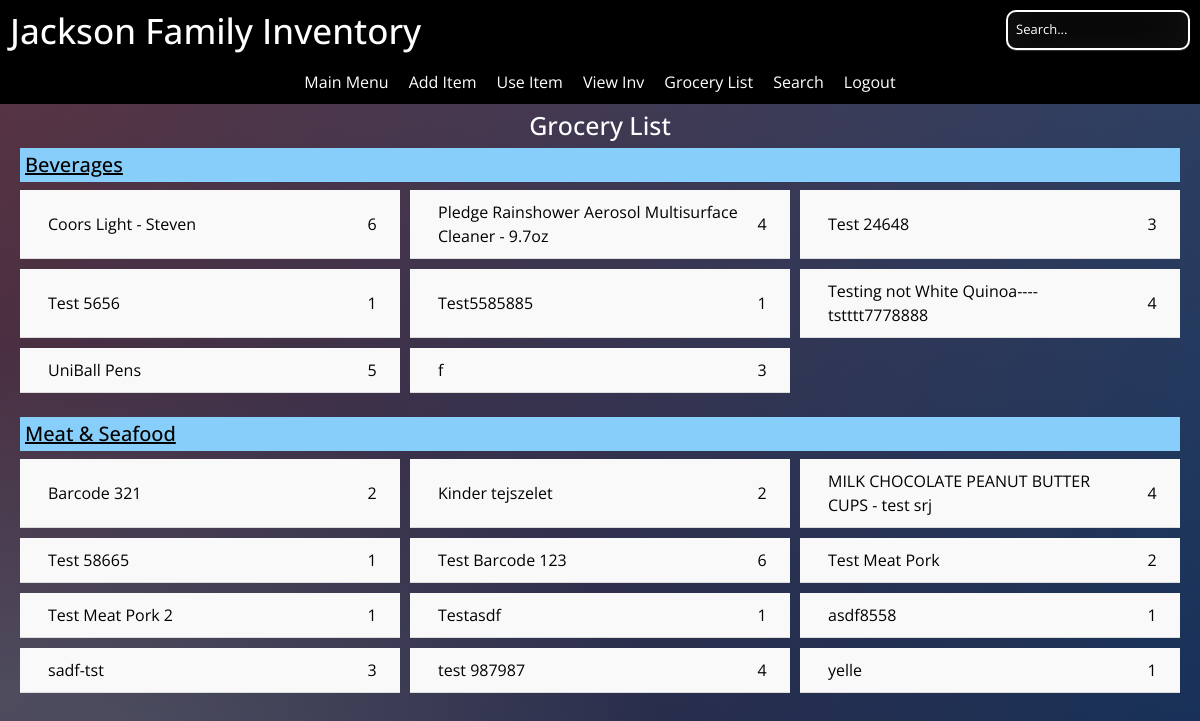
The page /grocery_list (signed in) on the database its author committed.
### JacksonInventory/models.py (models this page shows)
class Item(db.Model):
    id = db.Column(db.Integer(), primary_key=True)
    barcode = db.Column(db.String(length=40), nullable=False, unique=True)
    productname = db.Column(db.String(length=150), nullable=False, unique=True)
    qty = db.Column(db.Integer())
    minqty = db.Column(db.Integer())
    productimage = db.Column(db.String(200))
    category_id = db.Column(db.Integer, db.ForeignKey('category.id'), nullable=False)
    subcategory_id = db.Column(db.Integer, db.ForeignKey('subcategory.id'), nullable=False)

class Category(db.Model):
    id = db.Column(db.Integer, primary_key=True)
    category = db.Column(db.String(75), unique=True)
    items = db.relationship('Item', backref='category', lazy=True)

### JacksonInventory/routes.py (the view)
@app.route('/grocery_list', methods=['GET'])
@login_required
def grocery_list():
    query = text('''
    SELECT c.category, i.productname, i.qty, i.minqty
    FROM item i
    JOIN category c ON i.category_id = c.id
    ORDER BY c.category, i.productname
    ''')
    result = db.session.execute(query)
    groceries = result.fetchall()
    grouped_groceries = {}
    for grocery in groceries:
        category = grocery.category
        productname = grocery.productname
        qty = grocery.qty
        minqty = grocery.minqty
        needed_qty = max(0, minqty - qty)  # Calculate needed qty
        if needed_qty > 0:
            if category in grouped_groceries:
                grouped_groceries[category].append({
                    'productname': productname,
                    'qty': qty,
                    'minqty': minqty,
                    'needed_qty': needed_qty
                })
            else:
                grouped_groceries[category] = [{
                    'productname': productname,
                    'qty': qty,
                    'minqty': minqty,
                    'needed_qty': needed_qty
                }]
    return render_template('grocery_list.html', grouped_groceries=grouped_groceries)

### JacksonInventory/forms.py
class SearchForm(FlaskForm):
    searched = StringField("Searched", validators=[DataRequired()])
    submit = SubmitField("Submit")

### JacksonInventory/models.py (called while the page is built)
@login_manager.user_loader
def load_user(user_id):
    return User.query.get(int(user_id))

### JacksonInventory/routes.py (called while the page is built)
@app.context_processor
def base():
    form = SearchForm()
    return dict(form=form)

### JacksonInventory/templates/grocery_list.html (shortened to what this page needs)
{% extends 'base.html' %}
{% block content %}
<div class="main-content">
    <h2 class="h2">Grocery List</h2>
    {% for category, products in grouped_groceries.items() %}
        <div class="category-section">
            <h3>{{ category }}</h3>
            <ul class="item-list">
                {% for product in products %}
                    <li onclick="toggleCheckbox(this)">
                        <div class="description">{{ product.productname }}</div>
                        <div class="quantity">{{ product.needed_qty }}</div>
                    </li>
                {% endfor %}
            </ul>
        </div>
    {% endfor %}
</div>
{% endblock %}

### JacksonInventory/templates/base.html (style rules this page uses)
* { -webkit-box-sizing:border-box; -moz-box-sizing:border-box; -ms-box-sizing:border-box; -o-box-sizing:border-box; box-sizing:border-box; }
html { width: 100%; height:100%; overflow:auto; }
body { width: 100%; height:100%; font-family: 'Open Sans', sans-serif; background: #092756; background: -moz-radial-gradient(0% 100%, ellipse cover, rgba(104,128,138,.4) 10%,rgba(138,114,76,0) 40%),-moz-linear-gradient(top, rgba(57,173,219,.25) 0%, rgba(42,60,87,.4) 100%), -moz-linear-gradient(-45deg, #670d10 0%, #092756 100%); background: -webkit-radial-gradient(0% 100%, ellipse cover, rgba(104,128,138,.4) 10%,rgba(138,114,76,0) 40%), -webkit-linear-gradient(top, rgba(57,173,219,.25) 0%,rgba(42,60,87,.4) 100%), -webkit-linear-gradient(-45deg, #670d10 0%,#092756 100%); background: -o-radial-gradient(0% 100%, ellipse cover, rgba(104,128,138,.4) 10%,rgba(138,114,76,0) 40%), -o-linear-gradient(top, rgba(57,173,219,.25) 0%,rgba(42,60,87,.4) 100%), -o-linear-gradient(-45deg, #670d10 0%,#092756 100%); background: -ms-radial-gradient(0% 100%, ellipse cover, rgba(104,128,138,.4) 10%,rgba(138,114,76,0) 40%), -ms-linear-gradient(top, rgba(57,173,219,.25) 0%,rgba(42,60,87,.4) 100%), -ms-linear-gradient(-45deg, #670d10 0%,#092756 100%); background: -webkit-radial-gradient(0% 100%, ellipse cover, rgba(104,128,138,.4) 10%,rgba(138,114,76,0) 40%), linear-gradient(to bottom, rgba(57,173,219,.25) 0%,rgba(42,60,87,.4) 100%), linear-gradient(135deg, #670d10 0%,#092756 100%); filter: progid:DXImageTransform.Microsoft.gradient( startColorstr='#3E1D6D', endColorstr='#092756',GradientType=1 ); padding-top: 50px; margin: 0; }
.main-content { margin-top: 35px; padding: 20px; }

### JacksonInventory/templates/grocery_list.html (style rules this page uses)
.main-content { color: black; margin: 15px auto; padding: 10px; max-width: 100%; }
.h2 { font-size: 25px; text-align: center; color: white; padding-top: 10px; }
h3 { text-decoration: underline; background-color: lightskyblue; padding: 5px; }
.item-list { display: grid; grid-template-columns: repeat(1, 1fr); gap: 10px; list-style-type: none; padding: 0; margin: 0; }
.item-list li { display: grid; grid-template-columns: 5% 85% 10%; align-items: center; padding: 10px; border-bottom: 1px solid #ddd; background-color: #f9f9f9; cursor: pointer; }
.description { grid-column: 2 / 3; }
.quantity { grid-column: 3 / 4; text-align: center; }
@media (min-width: 769px) { .item-list { grid-template-columns: repeat(3, 1fr); } }
@media (min-width: 769px) { .h2 { font-size: 25px; } }
@media (min-width: 769px) { .category-section h3 { font-size: 20px; } }
@media (min-width: 769px) { .item-list li { font-size: 16px; } }

### rows shown on the page
Item: category "Beverages", productname "Coors Light - Steven", needed_qty "6", productname "f", needed_qty "3"
Item: productname "Pledge Rainshower Aerosol Multisurface Cleaner - 9.7oz", needed_qty "4"
Item: productname "Test 24648", needed_qty "3"
Item: productname "Test 5656", needed_qty "1"
Item: productname "Test5585885", needed_qty "1"
Item: productname "Testing not White Quinoa----tstttt7778888", needed_qty "4"
Item: productname "UniBall Pens", needed_qty "5"
Item: category "Meat & Seafood", productname "Barcode 321", needed_qty "2"
Item: productname "Kinder tejszelet", needed_qty "2"
Item: productname "MILK CHOCOLATE PEANUT BUTTER CUPS - test srj", needed_qty "4"
Item: productname "Test 58665", needed_qty "1"
Item: productname "Test Barcode 123", needed_qty "6"
Item: productname "Test Meat Pork", needed_qty "2"
Item: productname "Test Meat Pork 2", needed_qty "1"
Item: productname "Testasdf", needed_qty "1"
Item: productname "asdf8558", needed_qty "1"
Item: productname "sadf-tst", needed_qty "3"
Item: productname "test 987987", needed_qty "4"
Item: productname "yelle", needed_qty "1"
